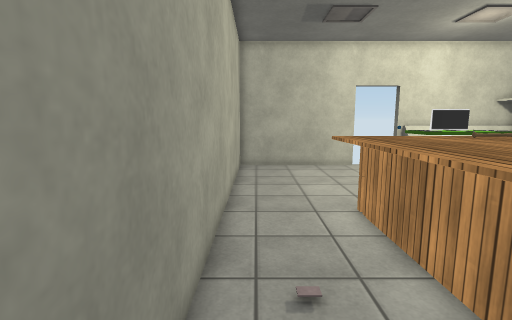
view 1 (above)

18 first-person views from a walk through a scene from a Unity 3-D project. The camera is 1.5 m above the floor, tilts 8° down and sees 85° across. Doors are open. The floor is counted in squares, 0.5 m on a side. Each view is taken from the middle of a square. On the plan, view 1 faces up. The plan holds only what a view shows up to about 20 squares ahead; the rest is blank. The player is left out. Some surface patterns are stand-ins.

view 2
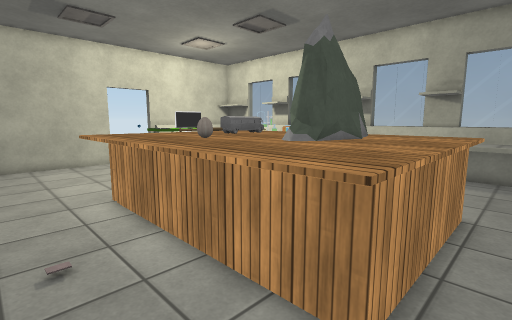

view 3
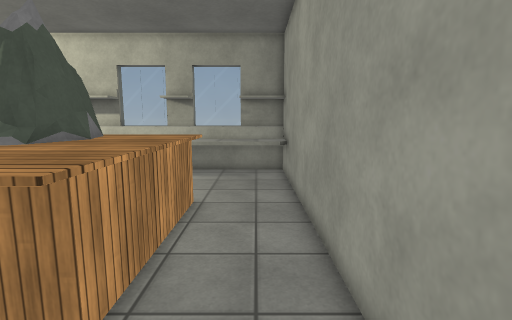

view 4
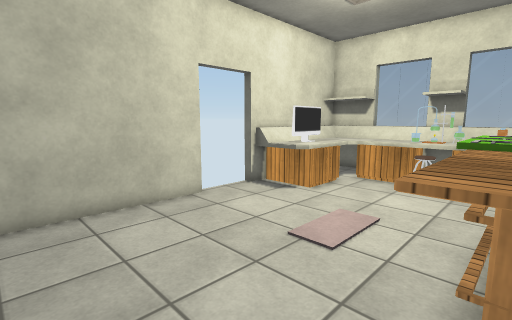

view 5
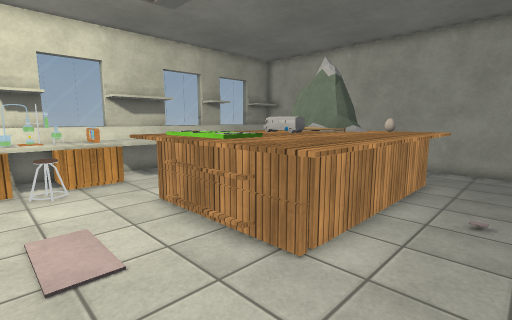

view 6
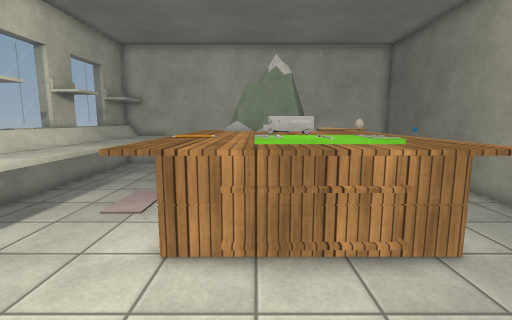

view 7
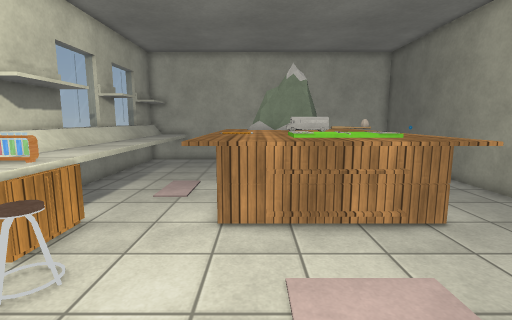

view 8
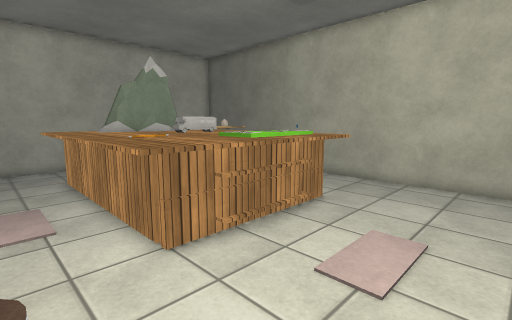

view 9
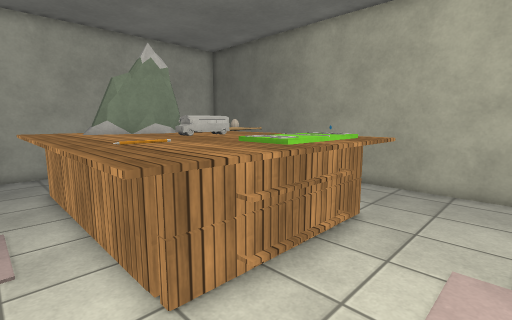

view 10
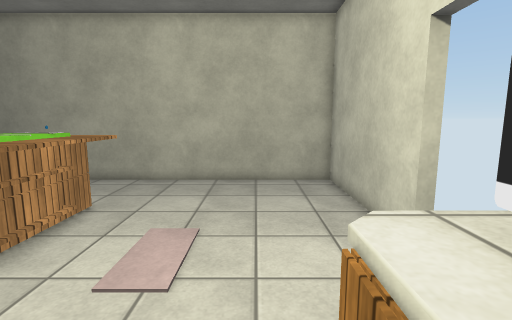

view 11
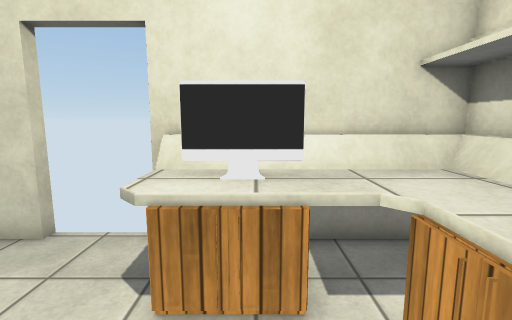

view 12
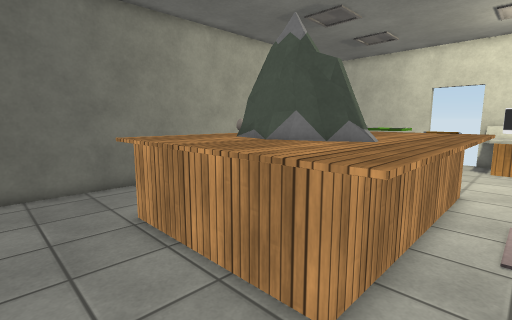

view 13
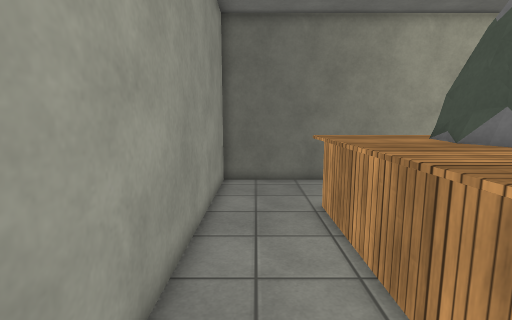

view 14
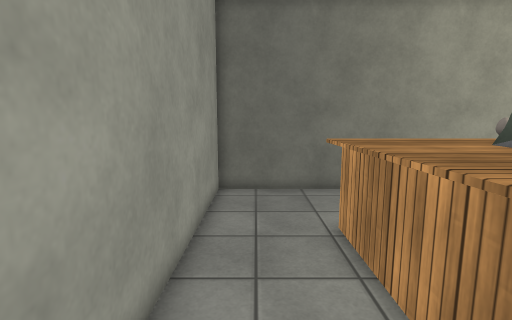

view 15
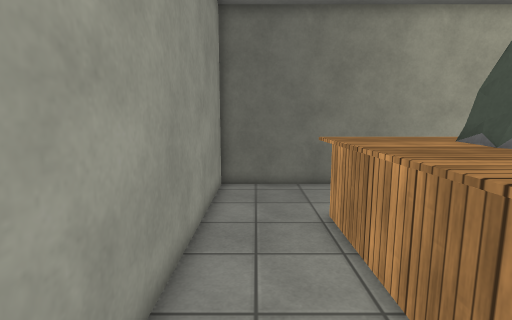

view 16
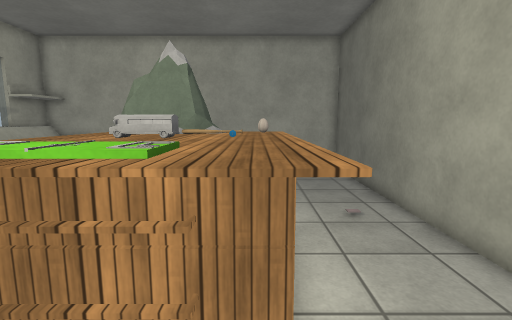

view 17
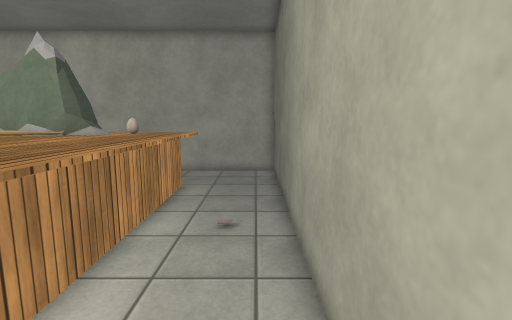

view 18
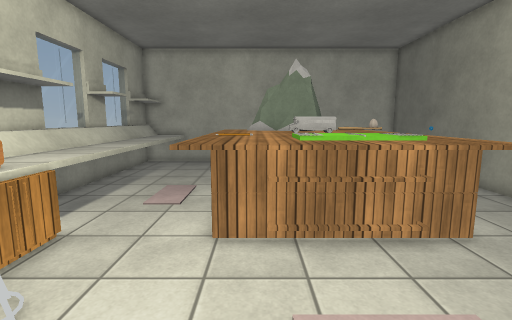

### Floor plan
Key: @ floor where view 1 was taken; # wall or solid block; . floor; D open door; = window, fence, low wall or low ledge; ^ raised ledge; T table; E egg; R drawers; C chair; O other object.
Columns run from 1 left of view 1 to 16 right of it. Each row starts with its distance up from view 1.
 19 ########DDD###
 18 #..........=######
 17 #..........^^^^^^#
 16 #..........^RR^^^^
 15 #..............R^^
 14 #..............R^^
 13 #.............CR^#
 12 #.............CC^#
 11 #..............R^^
 10 #...TTTTTTTTT..R^^
  9 #...TTTOOTTTT..R^^
  8 #...TTTTTTTTT..^^#
  7 #...TTTTTTTTT..^^#
  6 #...TTTTTTTTT..^^#
  5 #...TTTTTTTTT..^^^
  4 #...TETTTTTTT..^^^
  3 #...TETTTTTTT..^^^
  2 #...TTTOOTTTT..^^#
  1 #...TTTTTTTTT..^^#
  0 #@..TTTTTTTTT..^^^
 -1 #...TTTTTTTTT..^^^
 -2 #..............^^^
 -3 #..............^^#
 -4 #..............^^#
 -5 ##################

Positions as (right, up) in squares from view 1, and headings:
1: (0, 0), facing up
2: (0, -2), facing up-right
3: (0, -3), facing right
4: (0, 9), facing up-right
5: (0, 14), facing down-right
6: (8, 15), facing down
7: (9, 17), facing down
8: (13, 15), facing down-left
9: (12, 13), facing down-left
10: (13, 15), facing left
11: (12, 12), facing up
12: (12, -4), facing up-left
13: (13, -3), facing left
14: (11, -3), facing left
15: (12, -3), facing left
16: (4, 13), facing down
17: (0, 12), facing down
18: (9, 16), facing down
